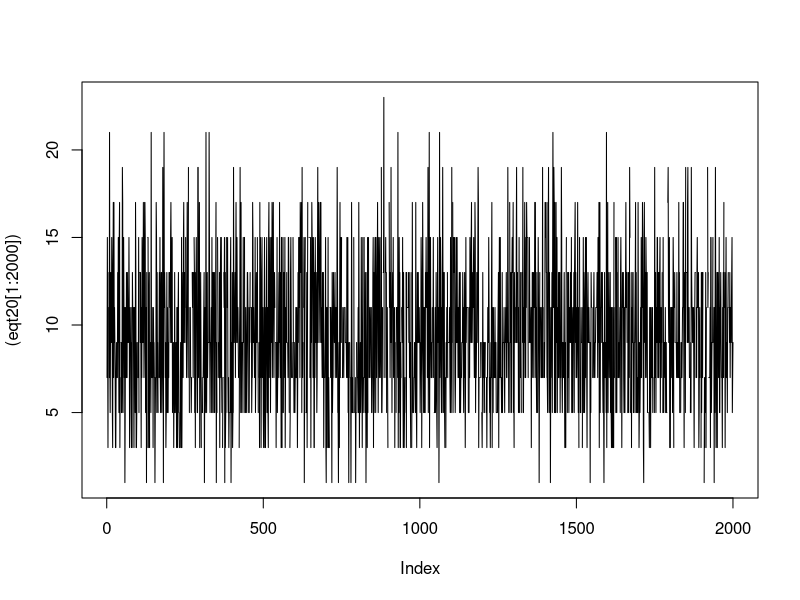

The R source for this figure:
###Recommnded exercise b, Ch. 8.1-8.3
rm(list=ls())
s0<-5 ### Current state
Rep<-10000 ### Number of Monte Carlo iteration
inb20<-rep(1,Rep) ### whether the person in business for n=20, start with always in business
inb200<-rep(1,Rep) ### whether the person in business for n=20, start with always in business
eqt20<-rep(NA,Rep) ### equity series for n=20; strat with missing values
eqt200<-rep(NA,Rep) ### equity series for n=200
set.seed(199)
for(i in 1:Rep){
rwk<-rbinom(n=200,prob=0.6,size=1)
rwk<-ifelse(rwk==0,-1,rwk)
f20<-cumsum(rwk[1:20])
f200<-cumsum(rwk)
if(any(f20<=(-1*s0))){
inb20[i]<-0 
}else{
eqt20[i]<-s0+f20[20]  
}
if(any(f200<=(-1*s0))){
  inb200[i]<-0 
}else{
  eqt200[i]<-s0+f200[200]  
}
}
mean(inb20) ### Probability to be in business for n=20
mean(inb200) ### Probability to be in business for n=20
mean(na.omit(eqt200)) ## Mean equity given in business
sd(na.omit(eqt200))
plot((eqt20[1:2000]),type="l")

